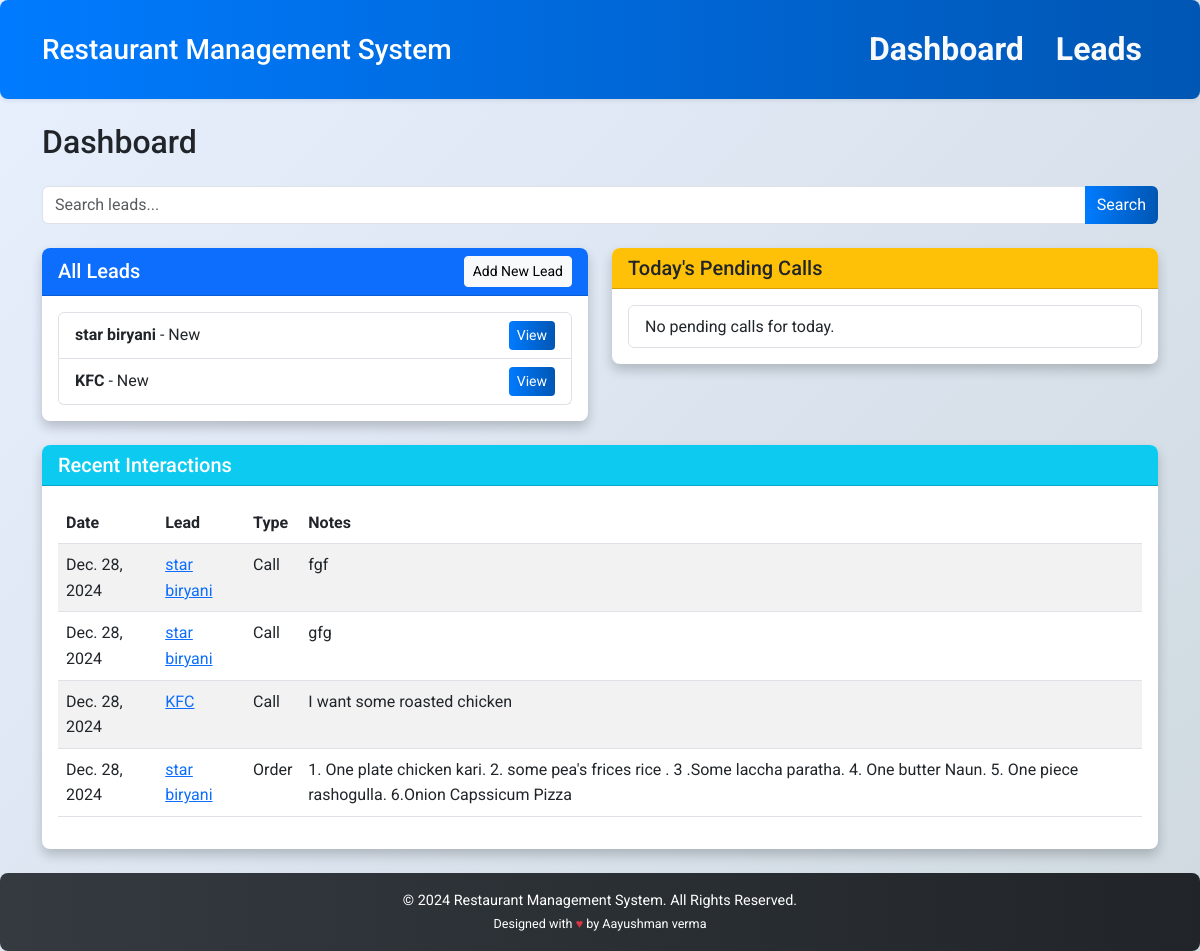
The page / on the database its author committed.
### lead_management/models/restaurant.py (models this page shows, shortened)
class RestaurantLead(models.Model):
    STATUS_CHOICES = [
        ('new', 'New'),
        ('active', 'Active'),
        ('inactive', 'Inactive'),
    ]
    restaurant_name = models.CharField(max_length=255)
    address = models.TextField()
    contact_number = models.CharField(max_length=15)
    status = models.CharField(max_length=10, choices=STATUS_CHOICES, default='new')
    assigned_kam = models.CharField(max_length=255)

### lead_management/models/interaction.py (models this page shows, shortened)
class Interaction(models.Model):
    TYPE_CHOICES = [
        ('call', 'Call'),
        ('visit', 'Visit'),
        ('order', 'Order'),
    ]
    restaurant = models.ForeignKey(
        RestaurantLead,
        on_delete=models.CASCADE,
        related_name='interactions'
    )
    date = models.DateField(auto_now_add=True)  # Automatically sets the date when the interaction is created
    type = models.CharField(max_length=10, choices=TYPE_CHOICES)
    notes = models.TextField(blank=True, null=True)  # Optional notes
    follow_up_required = models.BooleanField(default=False)

### lead_management/views/dashboard.py (the view)
# urls.py: path('', dashboard, name='dashboard'),
def dashboard(request):
    leads = RestaurantLead.objects.all()
    today = date.today()
    pending_interactions = Interaction.objects.filter(
        follow_up_required=True, date=today
    )
    today_time = now().date()
    pending_calls = Call.objects.filter(
        follow_up_required=True,
    )
    recent_interactions = Interaction.objects.order_by('-date')[:10]
    search_query = request.GET.get('q', '')
    if search_query:
        leads = leads.filter(
            Q(restaurant_name__icontains=search_query) |
            Q(address__icontains=search_query) |
            Q(assigned_kam__icontains=search_query)
        )
    LeadForm = modelform_factory(RestaurantLead, fields=('restaurant_name', 'address', 'contact_number', 'status', 'assigned_kam'))
    if request.method == 'POST':
        form = LeadForm(request.POST)
        if form.is_valid():
            form.save()
            return redirect('dashboard')  # Refresh the dashboard after saving
    else:
        form = LeadForm()
    context = {
        'leads': leads,
        'pending_interactions': pending_interactions,
        'pending_calls': pending_calls,
        'recent_interactions': recent_interactions,
        'search_query': search_query,
        'form': form,  # Include the form in the context
    }
    return render(request, 'lead_management/dashboard.html', context)

### lead_management/templates/lead_management/dashboard.html (shortened to what this page needs)
{% extends "lead_management/base.html" %}
{% block content %}
<h2 class="mb-4">Dashboard</h2>
<form method="get" action="{% url 'dashboard' %}" class="mb-4">
    <div class="input-group">
        <input type="text" name="q" placeholder="Search leads..." value="{{ search_query }}" class="form-control">
        <button type="submit" class="btn btn-primary">Search</button>
    </div>
</form>
<div class="row">
    <div class="col-md-6 mb-4">
        <div class="card">
            <div class="card-header bg-primary text-white d-flex justify-content-between align-items-center">
                <h5 class="card-title mb-0">All Leads</h5>
                <button class="btn btn-light btn-sm" data-bs-toggle="modal" data-bs-target="#addLeadModal">Add New Lead</button>
            </div>
            <div class="card-body">
                <ul class="list-group">
                    {% for lead in leads %}
                    <li class="list-group-item d-flex justify-content-between align-items-center">
                        <span>
                            <strong>{{ lead.restaurant_name }}</strong> - {{ lead.get_status_display }}
                        </span>
                        <a href="{% url 'lead_detail' lead.id %}" class="btn btn-sm btn-primary">View</a>
                    </li>
                    {% empty %}
                    <li class="list-group-item">No leads found.</li>
                    {% endfor %}
                </ul>
            </div>
        </div>
    </div>
    <div class="col-md-6 mb-4">
        <div class="card">
            <div class="card-header bg-warning text-dark">
                <h5 class="card-title mb-0">Today's Pending Calls</h5>
            </div>
            <div class="card-body">
                <ul class="list-group">
                    {% for call in pending_calls %}
                    <li class="list-group-item d-flex justify-content-between align-items-center">
                        <span class="{% if call.follow_up_required %}text-danger{% endif %}">
                            <strong>{{ call.res_name }}</strong>: {{ call.notes }}
                        </span>
                        {% if call.purpose %}
                            <form action="{% url 'mark_call_completed' call.purpose %}" method="post" style="display: inline;">
                                {% csrf_token %}
                                <button type="submit" class="btn btn-success btn-sm">
                                    Mark as Completed
                                </button>
                            </form>
                        {% else %}
                            <span class="text-muted">Purpose not set</span>
                        {% endif %}
                    </li>
                    {% empty %}
                    <li class="list-group-item">No pending calls for today.</li>
                    {% endfor %}
                </ul>
            </div>
        </div>
    </div>
<div class="col-md-12">
    <div class="card">
        <div class="card-header bg-info text-white">
            <h5 class="card-title mb-0">Recent Interactions</h5>
        </div>
        <div class="card-body">
            <table class="table table-striped table-hover">
                <thead>
                    <tr>
                        <th>Date</th>
                        <th>Lead</th>
                        <th>Type</th>
                        <th>Notes</th>
                    </tr>
                </thead>
                <tbody>
                    {% for interaction in recent_interactions %}
                    <tr>
                        <td>{{ interaction.date }}</td>
                        <td>
                            <a href="{% url 'lead_detail' interaction.restaurant.id %}">
                                {{ interaction.restaurant.restaurant_name }}
                            </a>
                        </td>
                        <td>{{ interaction.get_type_display }}</td>
                        <td>{{ interaction.notes }}</td>
                    </tr>
                    {% empty %}
                    <tr>
                        <td colspan="4" class="text-center">No recent interactions found.</td>
                    </tr>
                    {% endfor %}
                </tbody>
            </table>
        </div>
    </div>
</div>
{% endblock %}

### lead_management/templates/lead_management/base.html (shortened to what this page needs)
<!DOCTYPE html>
<html lang="en">
<head>
    {% load static %}
    <link href="https://cdn.jsdelivr.net/npm/bootstrap@5.3.0/dist/css/bootstrap.min.css" rel="stylesheet">
    <link rel="stylesheet" href="{% static 'css/styles.css' %}">
</head>
<body style="font-family: 'Roboto', sans-serif; background-color: #f8f9fa;">
    <header class="bg-primary text-white py-3 shadow-sm">
        <div class="container d-flex justify-content-between align-items-center">
            <h1 class="h3 mb-0">Restaurant Management System</h1>
            <nav class="nav">
                <a href="{% url 'dashboard' %}" class="nav-link text-light fw-bold">Dashboard</a>
                <a href="{% url 'lead_list' %}" class="nav-link text-light fw-bold">Leads</a>
            </nav>
        </div>
    </header>
    <main class="container my-4">
        {% block content %}{% endblock %}
    </main>
    <footer class="bg-dark text-white text-center py-3 mt-4">
        <div class="container">
            <p class="mb-0">&copy; 2024 Restaurant Management System. All Rights Reserved.</p>
            <small>Designed with <span class="text-danger">&hearts;</span> by Aayushman verma</small>
        </div>
    </footer>
</body>
</html>

### lead_management/static/css/styles.css (style rules this page uses)
body { background: linear-gradient(135deg, #e8f0ff 0%, #cfd9df 100%); font-family: 'Arial', sans-serif; color: #212529; margin: 0; padding: 0; line-height: 1.6; background-attachment: fixed; background-size: cover; }
header { margin-bottom: 20px; padding: 20px 0; background: linear-gradient(90deg, #007bff, #0056b3); color: #fff; text-align: center; font-size: 2rem; font-weight: bold; box-shadow: 0 4px 6px rgba(0, 0, 0, 0.2); border-radius: 8px; }
.card { box-shadow: 0 6px 12px rgba(0, 0, 0, 0.2); border-radius: 8px; border: none; overflow: hidden; transition: transform 0.3s ease, box-shadow 0.3s ease; background: #fff; }
.text-danger { font-weight: bold; color: #dc3545 !important; }
.btn-primary { background: linear-gradient(90deg, #007bff, #0056b3); border: none; color: #fff; transition: background-color 0.3s ease; }
input, select, textarea { border-radius: 6px; border: 1px solid #ced4da; padding: 10px; width: 100%; box-sizing: border-box; background: #f8f9fa; transition: border-color 0.3s ease, box-shadow 0.3s ease; }
footer { margin-top: 20px; padding: 15px 0; background: linear-gradient(90deg, #343a40, #212529); color: #fff; text-align: center; font-size: 0.9rem; border-radius: 8px; }
body:before { content: ''; position: fixed; top: 0; left: 0; width: 100%; height: 100%; background-image: radial-gradient(circle, rgba(255, 255, 255, 0.1) 1%, transparent 1%), radial-gradient(circle, rgba(255, 255, 255, 0.1) 1%, transparent 1%); background-size: 40px 40px; z-index: -1; opacity: 0.5; }

### rows shown on the page
RestaurantLead: restaurant_name "star biryani", status "New"
RestaurantLead: restaurant_name "KFC", status "New"
Interaction: date "Dec. 28, 2024", restaurant.restaurant_name "star biryani", type "Call", notes "fgf"
Interaction: date "Dec. 28, 2024", restaurant.restaurant_name "star biryani", type "Call", notes "gfg"
Interaction: date "Dec. 28, 2024", restaurant.restaurant_name "KFC", type "Call", notes "I want some roasted chicken"
Interaction: date "Dec. 28, 2024", restaurant.restaurant_name "star biryani", type "Order", notes "1. One plate chicken kari. 2. some pea's frices rice . 3 .Some laccha paratha. 4. One butter Naun. 5. One piece rashogulla. 6.Onion Capssicum Pizza"
